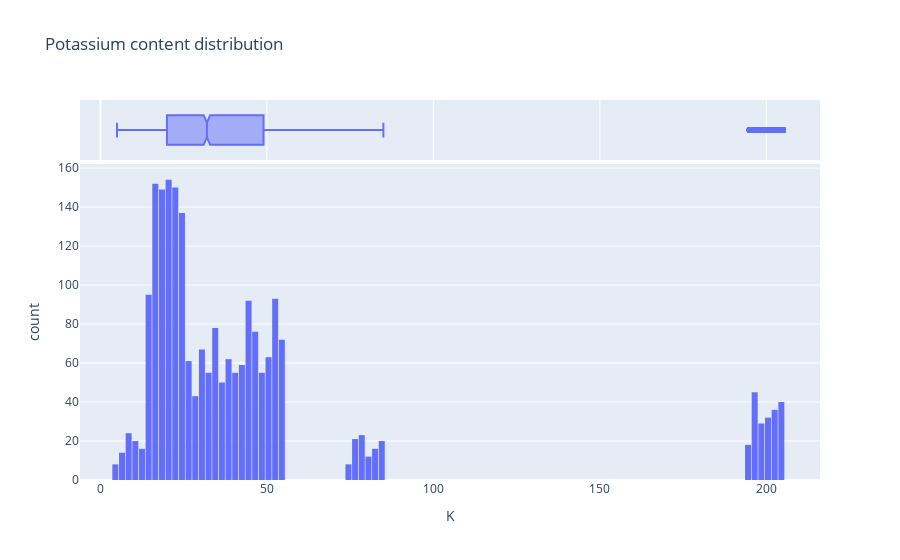

Notebook cell for this chart:
### Code cell
fig = px.histogram(raw_df , x='K',nbins=200,marginal='box',title='Potassium content distribution')
fig.update_layout(bargap=0.1)
fig.show()

### Figure 1 — Plotly figure (JSON) as saved in the notebook; plotly's stock layout.template omitted (floating-point values rounded to 4 significant figures; data arrays with more than 128 entries replaced by an {"elided": "..."} marker saying what was removed)
{"data": [{"bingroup": "x", "hovertemplate": "K=%{x}<br>count=%{y}<extra></extra>", "legendgroup": "", "marker": {"color": "#636efa", "pattern": {"shape": ""}}, "name": "", "nbinsx": 200, "orientation": "v", "showlegend": false, "type": "histogram", "x": {"elided": "2200 int values"}, "xaxis": "x", "yaxis": "y"}, {"hovertemplate": "K=%{x}<extra></extra>", "legendgroup": "", "marker": {"color": "#636efa"}, "name": "", "notched": true, "showlegend": false, "type": "box", "x": {"elided": "2200 int values"}, "xaxis": "x2", "yaxis": "y2"}], "layout": {"bargap": 0.1, "barmode": "relative", "legend": {"tracegroupgap": 0}, "title": {"text": "Potassium content distribution"}, "xaxis": {"anchor": "y", "domain": [0, 1], "title": {"text": "K"}}, "xaxis2": {"anchor": "y2", "domain": [0, 1], "matches": "x", "showgrid": true, "showticklabels": false}, "yaxis": {"anchor": "x", "domain": [0, 0.8316], "title": {"text": "count"}}, "yaxis2": {"anchor": "x2", "domain": [0.8416, 1], "matches": "y2", "showgrid": false, "showline": false, "showticklabels": false, "ticks": ""}}}
